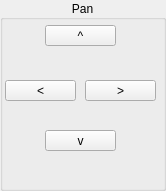
   <widget class="QGroupBox" name="groupBox_10">
    <property name="geometry">
     <rect>
      <x>1260</x>
      <y>10</y>
      <width>166</width>
      <height>191</height>
     </rect>
    </property>
    <property name="title">
     <string>Pan</string>
    </property>
    <property name="alignment">
     <set>Qt::AlignCenter</set>
    </property>
    <widget class="QPushButton" name="view_pan_up_pb">
     <property name="geometry">
      <rect>
       <x>45</x>
       <y>25</y>
       <width>71</width>
       <height>21</height>
      </rect>
     </property>
     <property name="text">
      <string>^</string>
     </property>
    </widget>
    <widget class="QPushButton" name="view_pan_left_pb">
     <property name="geometry">
      <rect>
       <x>5</x>
       <y>80</y>
       <width>71</width>
       <height>21</height>
      </rect>
     </property>
     <property name="text">
      <string>&lt;</string>
     </property>
    </widget>
    <widget class="QPushButton" name="view_pan_right_pb">
     <property name="geometry">
      <rect>
       <x>85</x>
       <y>80</y>
       <width>71</width>
       <height>21</height>
      </rect>
     </property>
     <property name="text">
      <string>&gt;</string>
     </property>
    </widget>
    <widget class="QPushButton" name="view_pan_down_pb">
     <property name="geometry">
      <rect>
       <x>45</x>
       <y>130</y>
       <width>71</width>
       <height>21</height>
      </rect>
     </property>
     <property name="text">
      <string>v</string>
     </property>
    </widget>
   </widget>
